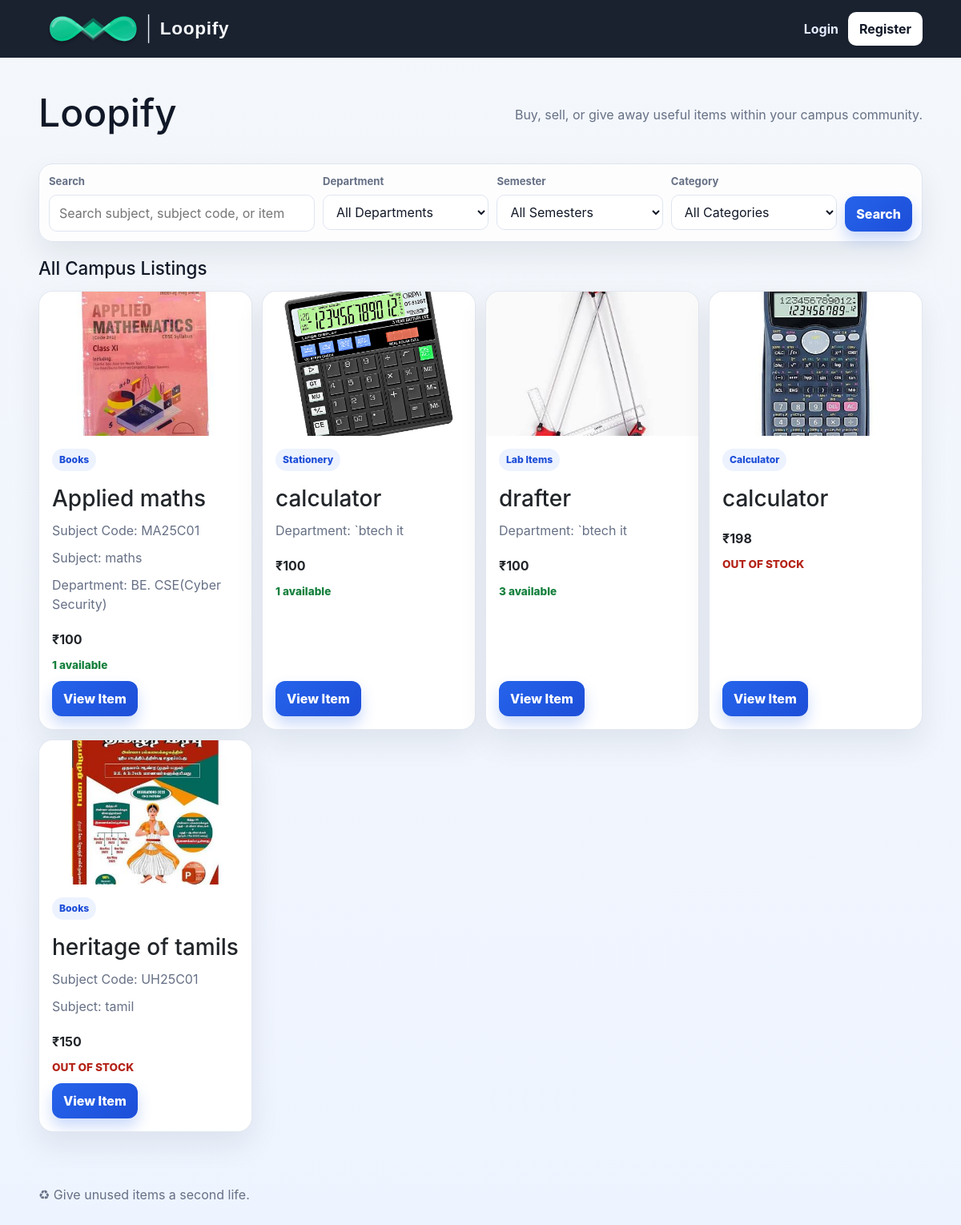
The page / on the database its author committed.
### tables this page shows
CREATE TABLE products(
      id INTEGER PRIMARY KEY AUTOINCREMENT, owner_id INTEGER NOT NULL,
      title TEXT NOT NULL, category TEXT NOT NULL, description TEXT,
      department TEXT, semester INTEGER, subject TEXT, subject_code TEXT,
      listing_type TEXT NOT NULL DEFAULT 'SELL', price INTEGER NOT NULL,
      exchange_for TEXT, condition TEXT NOT NULL, quantity INTEGER NOT NULL DEFAULT 1,
      sold_count INTEGER NOT NULL DEFAULT 0, photo TEXT,
      created_at TIMESTAMP DEFAULT CURRENT_TIMESTAMP,
      FOREIGN KEY(owner_id) REFERENCES users(id) ON DELETE CASCADE
    );

### app.py (the view, shortened to what this page needs)
@app.route('/')
def index():
    q=request.args.get('q','').strip(); dep=request.args.get('department','').strip(); sem=request.args.get('semester','').strip(); code=request.args.get('subject_code','').strip(); cat=request.args.get('category','').strip()
    c=db()
    sql='''SELECT p.*,u.name owner_name,COALESCE(AVG(r.rating),0) avg_rating,COUNT(r.id) rating_count
           FROM products p JOIN users u ON u.id=p.owner_id LEFT JOIN ratings r ON r.product_id=p.id WHERE 1=1'''; par=[]
    if dep:
        sql += " AND LOWER(COALESCE(p.department,'')) = LOWER(?)"
        par.append(dep.strip())
    if sem:
        try:
            sql+=' AND p.semester=?'
            par.append(int(sem))
        except ValueError:
            pass
    if code:
        sql += " AND LOWER(COALESCE(p.subject_code,'')) LIKE ?"
        par.append(f'%{code.lower()}%')
    if cat:
        sql += " AND LOWER(COALESCE(p.category,'')) = LOWER(?)"
        par.append(cat.strip())
    sql+=' GROUP BY p.id ORDER BY CASE WHEN p.price=0 THEN 0 ELSE 1 END, p.created_at DESC'
    products=c.execute(sql,par).fetchall()
    categories=[r['category'] for r in c.execute('SELECT DISTINCT category FROM products WHERE category IS NOT NULL AND category != "" ORDER BY category').fetchall()]
    departments=[r['department'] for r in c.execute("SELECT DISTINCT department FROM products WHERE department IS NOT NULL AND department!='' ORDER BY department").fetchall()]
    free_products=[p for p in products if p['price']==0 and p['quantity']>0]
    recent_products=products[:6]
    recommended_products=[]
    user=current_user()
    c.close(); return render_template('index.html',products=products,recent_products=recent_products,free_products=free_products[:6],recommended_products=recommended_products,categories=categories,departments=departments,q=q,selected_department=dep,selected_semester=sem,subject_code=code,selected_category=cat)

### app.py (called while the page is built)
def db():
    c = sqlite3.connect(DB)
    c.row_factory = sqlite3.Row
    c.execute('PRAGMA foreign_keys=ON')
    return c

def current_user():
    if 'user_id' not in session: return None
    c=db(); u=c.execute('SELECT * FROM users WHERE id=?',(session['user_id'],)).fetchone(); c.close(); return u

@app.context_processor
def inject():
    return {'current_user': current_user()}

### templates/index.html (shortened to what this page needs)
{% extends 'base.html' %} {% block content %}
<section class="hero">
  <h1>Loopify</h1>
  <p>Buy, sell, or give away useful items within your campus community.</p>
</section>
<form class="search-panel" method="get" action="{{ url_for('index') }}">
  <div class="search-field">
    <label for="q">Search</label>
    <input
      id="q"
      type="text"
      name="q"
      value="{{ q or '' }}"
      placeholder="Search subject, subject code, or item"
    />
  </div>
  <div class="search-field">
    <label for="department">Department</label>
    <select id="department" name="department">
      <option value="">All Departments</option>
    </select>
  </div>
  <div class="search-field">
    <label for="semester">Semester</label>
    <select id="semester" name="semester">
      <option value="">All Semesters</option>
    </select>
  </div>
  <div class="search-field">
    <label for="category">Category</label>
    <select id="category" name="category">
      <option value="">All Categories</option>
    </select>
  </div>
  <div class="search-action">
    <button class="primary" type="submit">Search</button>
  </div>
</form>
<div class="section-head">
  <h2>All Campus Listings</h2>
</div>
<div class="grid">
  {% for p in products %}
  <article class="card">
    {% set product_image = p['photo'] or p['image'] %}
    {% if product_image %}
    <img
      src="{{ url_for('static', filename='uploads/' ~ product_image) }}"
      alt="{{ p['title'] }}"
    />
    {% else %}
    <div class="placeholder">♻</div>
    {% endif %}
    <div class="card-body">
      <div class="meta-row">
        <span class="chip">{{ p['category'] }}</span>
      </div>
      <h3>{{ p['title'] }}</h3>
      {% if p['subject_code'] %}
      <p class="muted">Subject Code: {{ p['subject_code'] }}</p>
      {% endif %} {% if p['subject'] %}
      <p class="muted">Subject: {{ p['subject'] }}</p>
      {% endif %} {% if p['department'] %}
      <p class="muted">Department: {{ p['department'] }}</p>
      {% endif %}
      <p><strong>{% if p['price'] == 0 or p['listing_type'] == 'FREE' %}FREE{% else %}₹{{ p['price'] }}{% endif %}</strong></p>
      {% if p['quantity']|int <= 0 %}
      <span class="stock out">OUT OF STOCK</span>
      {% else %}
      <span class="stock in">{{ p['quantity'] }} available</span>
      {% endif %}
      <div class="card-actions">
        <a class="primary" href="{{ url_for('product', pid=p['id']) }}"
          >View Item</a
        >
      </div>
    </div>
  </article>
  {% else %}
  <p>No items found.</p>
  {% endfor %}
</div>
{% endblock %}

### templates/base.html (shortened to what this page needs)
<!doctype html>
<html lang="en">
  <head>
    <link
      href="https://cdn.jsdelivr.net/npm/bootstrap@5.3.3/dist/css/bootstrap.min.css"
      rel="stylesheet"
    />
    <link rel="stylesheet" href="{{url_for('static',filename='style.css')}}" />
  </head>
  <body>
    <header>
      <div class="wrap nav">
        <a class="brand" href="{{ url_for('index') }}">
          <svg
            class="loopify-logo"
            viewBox="0 0 520 110"
            xmlns="http://www.w3.org/2000/svg"
            aria-label="LOOPIFY"
          >
            <text
              x="322"
              y="70"
              fill="#F7F9FC"
              font-family="Arial, Helvetica, sans-serif"
              font-size="48"
              font-weight="800"
              letter-spacing="1.5"
            >
              Loopify
            </text>
          </svg>
        </a>
        <nav>
          {% if current_user %}
          <a href="{{url_for('index')}}">Home</a>
          <a href="{{url_for('sell')}}">List</a>
          <a href="{{url_for('my_listings')}}">My Listings</a>
          <a href="{{url_for('reservations')}}">Reservations</a>
          <a href="{{url_for('chats')}}">Chat</a>
          <a href="{{url_for('profile',uid=current_user['id'])}}">Profile</a>
          {% if current_user['role']=='admin' %}<a href="{{url_for('admin')}}"
            >Admin</a
          >{% endif %} {% if current_user['role'] in ['complaint_team','admin']
          %}<a href="{{url_for('complaints')}}">Complaints</a>{% endif %}
          <a class="light" href="{{url_for('logout')}}">Logout</a>
          {% else %}
          <a href="{{url_for('login')}}">Login</a>
          <a class="light" href="{{url_for('register')}}">Register</a>
          {% endif %}
        </nav>
      </div>
    </header>
    <main class="wrap">
       {% block content %}{% endblock %}
    </main>
    <footer>
      <div class="wrap">♻ Give unused items a second life.</div>
    </footer>
  </body>
</html>

### static/style.css (style rules this page uses)
* { box-sizing: border-box; }
.brand { display: inline-flex; align-items: center; text-decoration: none; line-height: 1; }
.loopify-logo { width: 245px; height: auto; display: block; }
:root { --bg: #f3f6fb; --bg-soft: #edf2ff; --panel: #ffffff; --panel-alt: #f9fafb; --text: #111827; --muted: #667085; --border: #dfe5ef; --primary: #2563eb; --primary-strong: #1d4ed8; --success: #15803d; --danger: #b42318; --warning: #f59e0b; --shadow: 0 16px 36px rgba(15, 23, 42, 0.08); }
html { scroll-behavior: smooth; }
body { margin: 0; font-family: Inter, Arial, sans-serif; background: linear-gradient(180deg, #f4f7fb 0%, #eef4ff 100%); color: var(--text); }
img { max-width: 100%; }
button, input, select, textarea { font: inherit; }
button, .primary, .secondary, .details, .danger-link, .danger { display: inline-flex; align-items: center; justify-content: center; border: none; border-radius: 12px; padding: 10px 14px; font-weight: 800; text-decoration: none; cursor: pointer; transition: transform 0.18s ease, box-shadow 0.18s ease, opacity 0.18s ease; }
.primary { background: linear-gradient( 135deg, var(--primary) 0%, var(--primary-strong) 100% ); color: #fff; box-shadow: 0 10px 18px rgba(37, 99, 235, 0.24); }
.wrap { width: min(1180px, 92%); margin: auto; }
header { background: rgba(17, 24, 39, 0.96); color: #fff; position: sticky; top: 0; z-index: 10; backdrop-filter: blur(8px); }
.nav { min-height: 72px; display: flex; align-items: center; justify-content: space-between; gap: 16px; }
.brand { color: #fff; text-decoration: none; font-weight: 900; font-size: 1.35rem; }
.nav nav { display: flex; align-items: center; justify-content: flex-end; gap: 12px; flex-wrap: wrap; }
.nav a { color: #e5ecff; text-decoration: none; font-weight: 700; }
.light { padding: 9px 14px; background: #fff; color: #111827 !important; border-radius: 10px; }
main { padding-bottom: 40px; }
.hero { padding: 36px 0 18px; display: flex; align-items: center; justify-content: space-between; gap: 28px; }
.hero h1 { font-size: clamp(2rem, 4vw, 3.7rem); line-height: 1.05; margin: 8px 0 12px; }
.hero p { color: var(--muted); margin: 0; }
.search-panel { display: grid; grid-template-columns: minmax(0, 1.6fr) repeat(3, minmax(120px, 1fr)) auto; gap: 10px; background: rgba(255, 255, 255, 0.82); border: 1px solid var(--border); border-radius: 18px; padding: 12px; box-shadow: var(--shadow); margin: 8px 0 20px; width: 100%; max-width: 100%; }
.search-field { display: flex; flex-direction: column; gap: 6px; }
.search-field label { font-size: 0.82rem; font-weight: 700; color: var(--muted); }
.search-field input, .search-field select, .form input, .form select, .form textarea, textarea, select, input { width: 100%; padding: 10px 12px; border-radius: 10px; border: 1px solid var(--border); background: #fff; color: var(--text); }
.search-action { display: flex; align-items: end; }
.section-head { margin-bottom: 14px; }
.section-head h2 { margin: 0; font-size: 1.4rem; }
.grid { display: grid; grid-template-columns: repeat(auto-fit, minmax(260px, 1fr)); gap: 12px; justify-content: start; }
.grid .card { width: 100%; justify-self: stretch; min-height: 100%; }
.card, .product-card { background: var(--panel); border-radius: 18px; overflow: hidden; border: 1px solid rgba(223, 229, 239, 0.9); box-shadow: var(--shadow); display: flex; flex-direction: column; height: 100%; }
.card img, .product-card img { display: block; width: 100%; height: 180px; object-fit: cover; background: #edf2f7; }
.card-body { padding: 16px; display: flex; flex-direction: column; gap: 10px; flex: 1; justify-content: flex-start; }
.card-body p, .card-body h3 { margin: 0; }
.card-body > * { width: 100%; }
.card-actions { margin-top: auto; display: flex; justify-content: flex-start; width: 100%; }
.meta-row, .card-row, .price-row, .detail-inline, .row, .profile-actions, .owner-actions, .seller-actions, .chat-header-row, .inline-actions { display: flex; gap: 10px; flex-wrap: wrap; align-items: center; }
.meta-row { margin-bottom: 8px; }
.chip { display: inline-flex; align-items: center; padding: 5px 9px; border-radius: 999px; background: var(--bg-soft); color: var(--primary-strong); font-size: 0.76rem; font-weight: 800; }
.stock { font-weight: 800; font-size: 0.85rem; }
.stock.in { color: var(--success); }
.stock.out { color: var(--danger); }
.notice-box p, .inline-box p, .review-item p, .profile-card p, .empty, .muted { color: var(--muted); }
footer { padding: 26px 0 36px; color: var(--muted); }

### rows shown on the page
products: photo (picture), category "Books", title "Applied maths", subject_code "MA25C01", subject "maths", department "BE. CSE(Cyber Security)", price "100", quantity "1"
products: photo (picture), category "Stationery", title "calculator", department "`btech it", price "100", quantity "1"
products: photo (picture), category "Lab Items", title "drafter", department "`btech it", price "100", quantity "3"
products: photo (picture), category "Calculator", title "calculator", price "198", quantity "OUT OF STOCK"
products: photo (picture), category "Books", title "heritage of tamils", subject_code "UH25C01", subject "tamil", price "150", quantity "OUT OF STOCK"
